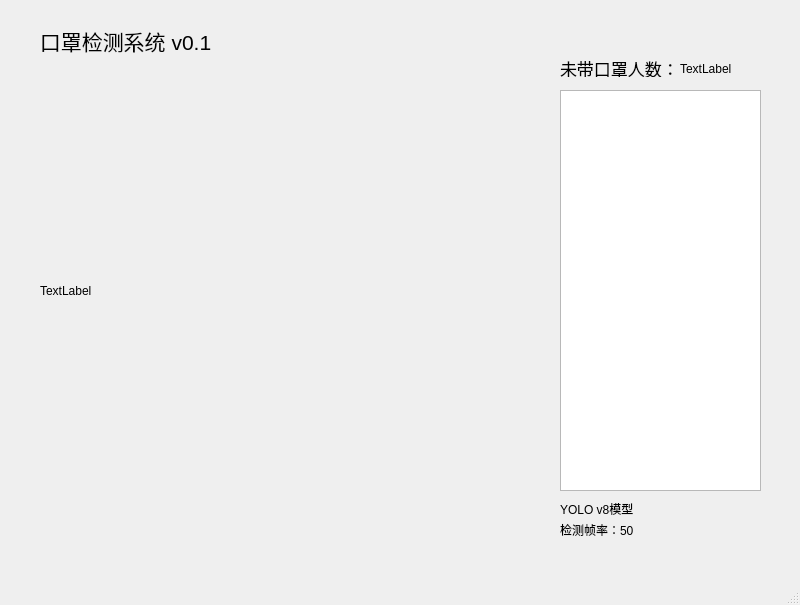
<?xml version="1.0" encoding="UTF-8"?>
<ui version="4.0">
 <class>MainWindow</class>
 <widget class="QMainWindow" name="MainWindow">
  <property name="geometry">
   <rect>
    <x>0</x>
    <y>0</y>
    <width>800</width>
    <height>605</height>
   </rect>
  </property>
  <property name="windowTitle">
   <string>MainWindow</string>
  </property>
  <widget class="QWidget" name="centralwidget">
   <widget class="QLabel" name="label">
    <property name="geometry">
     <rect>
      <x>-50</x>
      <y>-10</y>
      <width>351</width>
      <height>101</height>
     </rect>
    </property>
    <property name="font">
     <font>
      <pointsize>16</pointsize>
     </font>
    </property>
    <property name="text">
     <string>口罩检测系统 v0.1</string>
    </property>
    <property name="alignment">
     <set>Qt::AlignCenter</set>
    </property>
   </widget>
   <widget class="QLabel" name="label_2">
    <property name="geometry">
     <rect>
      <x>560</x>
      <y>60</y>
      <width>131</width>
      <height>17</height>
     </rect>
    </property>
    <property name="font">
     <font>
      <pointsize>13</pointsize>
     </font>
    </property>
    <property name="text">
     <string>未带口罩人数：</string>
    </property>
   </widget>
   <widget class="QLabel" name="label_3">
    <property name="geometry">
     <rect>
      <x>40</x>
      <y>90</y>
      <width>451</width>
      <height>401</height>
     </rect>
    </property>
    <property name="text">
     <string>TextLabel</string>
    </property>
   </widget>
   <widget class="QLabel" name="label_4">
    <property name="geometry">
     <rect>
      <x>560</x>
      <y>500</y>
      <width>91</width>
      <height>17</height>
     </rect>
    </property>
    <property name="text">
     <string>YOLO v8模型</string>
    </property>
   </widget>
   <widget class="QLabel" name="label_5">
    <property name="geometry">
     <rect>
      <x>560</x>
      <y>520</y>
      <width>151</width>
      <height>20</height>
     </rect>
    </property>
    <property name="text">
     <string>检测帧率：50</string>
    </property>
   </widget>
   <widget class="QLabel" name="label_6">
    <property name="geometry">
     <rect>
      <x>680</x>
      <y>60</y>
      <width>67</width>
      <height>17</height>
     </rect>
    </property>
    <property name="text">
     <string>TextLabel</string>
    </property>
   </widget>
   <widget class="QTextBrowser" name="textBrowser">
    <property name="geometry">
     <rect>
      <x>560</x>
      <y>90</y>
      <width>201</width>
      <height>401</height>
     </rect>
    </property>
   </widget>
  </widget>
  <widget class="QMenuBar" name="menubar">
   <property name="geometry">
    <rect>
     <x>0</x>
     <y>0</y>
     <width>800</width>
     <height>28</height>
    </rect>
   </property>
  </widget>
  <widget class="QStatusBar" name="statusbar"/>
 </widget>
 <resources/>
 <connections/>
</ui>
